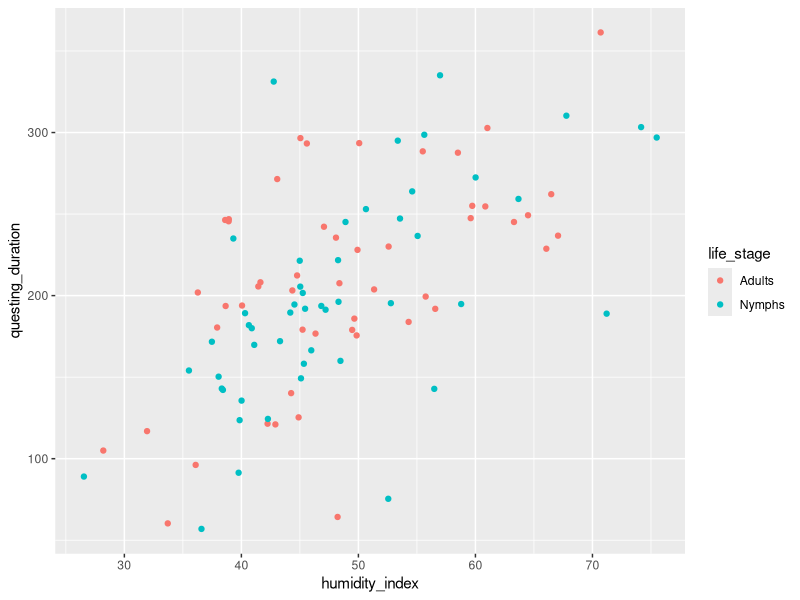
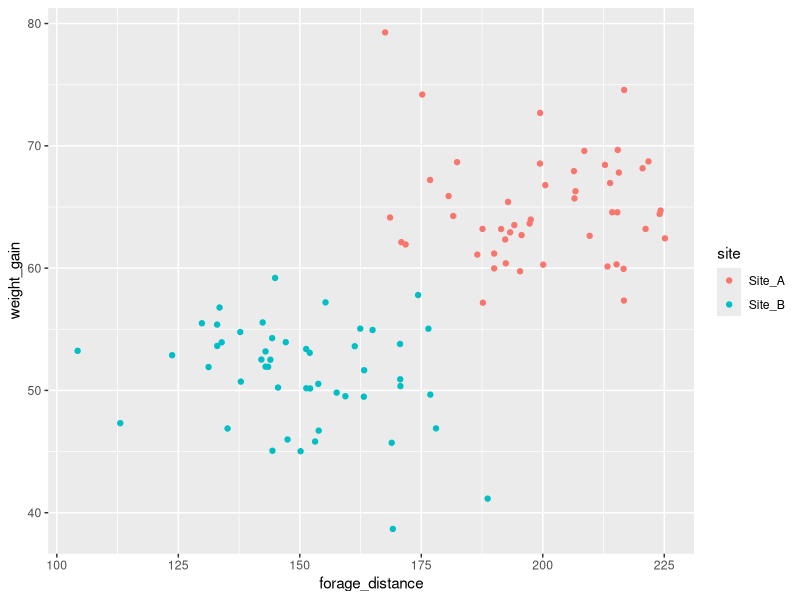
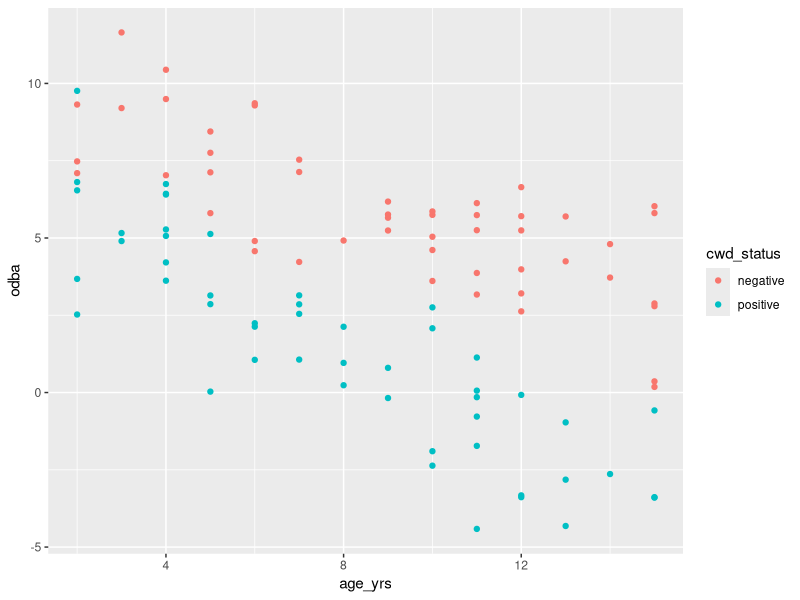

Write R code to recreate these figures, in order.
# Quantitative Methods in Ecology and Evolution, Homework 11
# Nathan Lin, Kristine Schoenecker, Elizabeth Braatz
# November 13, 2025
# ANOVA and ANCOVA

# Simulating and estimating linear models (ANCOVA) with one categorical and one continuous predictor

library(dplyr)
library(ggplot2)

### Objective 1A ###
# Make a two-level categorical X and simulate sufficient data to estimate parameters of ANCOVA model
# 100 observations total to split evenly between the two levels
# We can decide whether there is an interaction or not, or if the categorical var matters at all
# Normally distributed match all the assumptions etc

# OK ACTUALLY I WILL SPLIT INTO 50 AND 50 AND FOR EACH ONE ILL DO A DIFFERENT REGRESSION?
  # Or I could just make the error really large and see how that goes

set.seed(1234)

# Simulate normally-distributed data
continuous_predictor <- rnorm(100, mean=50, sd=10)

# Simulate the errors and set parameters for regression
slope <- 4
intercept <- 8
errors <- rnorm(100, mean=0, sd=50)

# Calculate our response variable values
continuous_response <- intercept + (continuous_predictor * slope) + errors

# Put everything into a dataframe
tick_data <- data.frame(humidity_index=continuous_predictor,
                        questing_duration=continuous_response)

# Evenly split 50/50 adults and nymphs
tick_data$life_stage <- rep(c("Adults", "Nymphs"), times=50)

# Let's see what it looks like
ggplot(tick_data, aes(x=humidity_index, y=questing_duration, col=life_stage)) + 
  geom_point()

# Make it a csv
write.csv(tick_data, file="./HW 11/ticks.csv")

###


### Objective 1B ###
# Write a brief 2-3 sentence ecological summary for the data and give variables related names and units
# Finish with ecological question for ANCOVA format

# Ecological Scenario: For our newly-discovered tick species Tickus bittus, we are interested in seeing if the different life stages (nymphs and adults) have different vulnerability to desiccation, and how this might affects their questing patterns.
# Our question: How does sensitivity of questing duration to a humidity index differ between tick nymphs and adults?
# Continuous response variable (questing_duration, in minutes), continuous predictor variable (humidity_index, does not exist outside of this exercise), and two-level factor (life_stage).

# Do the full model first 
full_model <- lm(questing_duration ~ humidity_index + life_stage + humidity_index:life_stage,
                 data=tick_data)
# View it
summary(full_model)
# So humidity index is significant but the intercept, categorical variable, and the interaction term are not significant.

# Take out the interaction term
no_interaction_model <- lm(questing_duration ~ humidity_index + life_stage,
                           data=tick_data)
# View it
summary(no_interaction_model)
# Humidity index once again is significant but the life stage is not

# Take out the categorical variable
basic_lm <- lm(questing_duration ~ humidity_index, data=tick_data)
# View it
summary(basic_lm)
# Intercept once again is not significant

# CONCLUSION: there is no difference in how humidity index affects questing duration between nymphs and adults. Life stage did not predict questing duration as well, and the intercepts were not significantly different.
  # The estimated slope was 3.86 (close to the true one of 4), and the estimated intercept was 16 but there was no significance here (the true intercept was 8).
# If I were to do this again I would do it that two simulations way and change the intercepts but maybe keep the slope the same for fun 

### 

### Objective 2 ###

# Kristine's ecological scenario:
  # Researchers are studying brown bear cubs at two sites. 
  # They are interested in if the amount of weight gained after their survey period is related to their average daily forage distance. 
  # Do bears that, on average, forage further gain more weight? 
  # Is there a difference between male and female bear cubs, or cubs from one site or another?

# Load in the data
bear_data <- read.csv("./HW 11/bear_data.csv")

# Forage distance will be the predictor, difference between initial and final weight will be the response

# Get the difference
bears_final <- bear_data %>% mutate(weight_gain = final_weight - initial_weight)

# Check it out
ggplot(bears_final, aes(x=forage_distance, y=weight_gain, col=site)) + geom_point()

# First set of tests will be with sex as the categorical
full_model_bears_sex <- lm(weight_gain ~ forage_distance + sex + forage_distance:sex,
                       data=bears_final)
# View it
summary(full_model_bears_sex)
# No significant interaction term for sex and forage distance affecting weight gain

# Interaction-less model
no_interaction_model_bears_sex <- lm(weight_gain ~ forage_distance + sex,
                                     data=bears_final)
summary(no_interaction_model_bears_sex)

# Only forage distance
only_distance_model_bears_sex <- lm(weight_gain ~ forage_distance, data=bears_final)
summary(only_distance_model_bears_sex)

# Here there's only one significant term which is forage distance. 
  # There is a positive relationship between forage distance and weight gain (slope of 0.18).
  # Bears that did not forage are expected to gain 27 units of weight (that's the intercept).

# Second set of tests will be with site as the categorical
full_model_bears_site <- lm(weight_gain ~ forage_distance + site + forage_distance:site,
                            data=bears_final)
# View it
summary(full_model_bears_site)

# Interaction-less model
no_interaction_model_bears_site <- lm(weight_gain ~ forage_distance + site, data=bears_final)
# View it
summary(no_interaction_model_bears_site)

# Just sites
only_site_model_bears <- lm(weight_gain ~ site, data=bears_final)
# View it
summary(only_site_model_bears)

# Final summary: When site is not considered, bears that forage farther gain more weight, independent of sex. 
  # However, when site is considered, that becomes the most important determinant of weight gain, and now forage distance is no longer an important factor.
  # On average, site B mean weight gain was -13.58 units lower than site A mean weight gain, it does check out graphically (~50 vs ~65).
  # The estimate here also described the mean weight gain for the reference level (site A), which was 64.89.

# Checking back with Kristine, the simulations intended for sites to be a major determinant of weight gain, but sites were also 
  # not supposed to have an effect on the slopes of the forage distance / weight gain relationship. So there truly was no interaction.
  # The slopes were both 3 and the intercepts were 20 and 21 for the sites. These were a bit different from my pure forage_distance and weight gain model.
  # Although I am realizing now that I am not seeing the full picture of Kristine's simulations since the 3/20/21 values I am looking at were apparently with x value being the initial weight and y being the final? 
    # Not sure when forage distance came in and what those relationships were simulated to be.

# (I did Nurul's as well but did not get to compare results with him at the end)

# Nurul's ecological scenario:
  # We are investigating the impact of Chronic Wasting Disease (CWD) on white-tailed deer. 
  # We used GPS collars with accelerometers to measure the average daily activity level (odba) of 100 deer. 
  # We also know the age of each deer and its CWD test status (positive or negative).

# Does CWD status affect the daily activity level (odba) of deer? 
# After accounting for the natural decline in activity due to age, do CWD-positive deer have different activity levels than CWD-negative deer? 
# Furthermore, does the relationship between age and activity differ between CWD-positive and negative animals (i.e., do CWD-positive animals become lethargic more rapidly with age)?

# Load in data
cwd_data <- read.csv("./HW 11/cwd_ancova_data_to_share.csv")

# Take a look
ggplot(cwd_data, aes(x=age_yrs, y=odba, col=cwd_status)) + geom_point()

# Full model
cwd_full_model <- lm(odba ~ age_yrs + cwd_status + age_yrs:cwd_status, data=cwd_data)
# View it
summary(cwd_full_model)

# Final conclusion: There is a clear interaction between CWD status and deer activity. 
  # It seems like deer with CWD have a greater rate of activity decline with age, compared to deer that do not have CWD.
